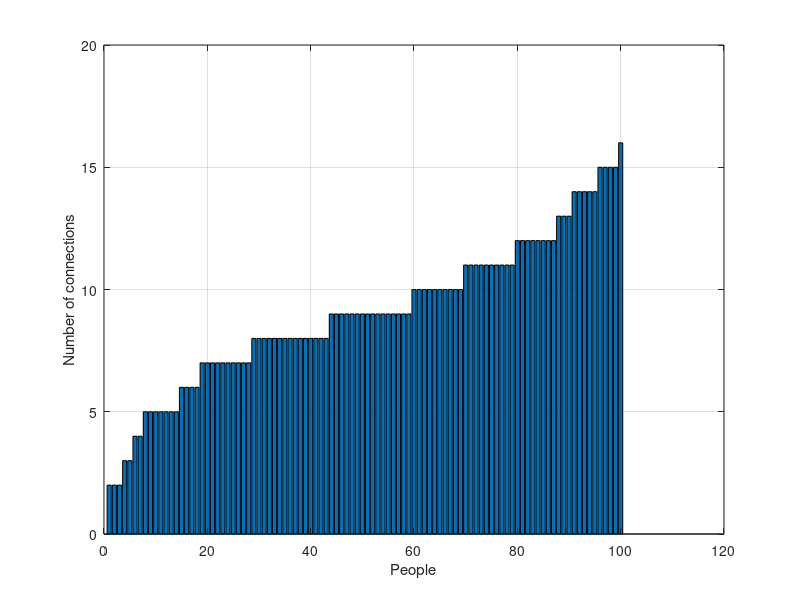

Here is the MATLAB script that generated this plot:
% Name: Irene Chang
% Partner: Elizabeth Cucuzzella 

% 1. Read in the data files
MG = csvread('largeNetwork.dat');

G = MG(:,1); % G is an ordered vector representing the gender of each 
% person in the work.

ncol = size(MG, 2); % number of column of matrix 
nrow = size(MG, 1); %number of row of matrix

M = MG(:,2:ncol); % M represents the social network matrix of every person

% 2.Gender analysis
% find the number of males and females in our network
num_male = numel(find(G==0)); 
num_female = numel(find(G==1));

fprintf("There are %d females and %d males in this group.\n", num_female, num_male)

% 3. Connection analysis

connect_per = sum(M); % number of connections per person

% calculate the most, least, and average number of connections
most = max(connect_per);
least = min(connect_per);
avg = mean(connect_per);
fprintf("The  most  connected  person  has  %d  connections\n", most)
fprintf("The  least  connected  person  has  %d  connections\n", least)
fprintf("On  average,  a  person  has  %1.3f  connections\n", avg)

%4. Visualization

bar(sort(connect_per))
xlabel("People")
ylabel("Number of connections")
grid on


%5. Deviation

%the people that are classified as having high/low number of connections
high_connections = find(connect_per >= (most-2));
low_connections = find(connect_per <= (least+2));

fprintf("The following individuals have a high number of connections -- ")
fprintf("%d, ", high_connections)
fprintf("\n")

fprintf("The following individuals have a low number of connections -- ")
fprintf("%d, ", low_connections)
fprintf("\n")

%6. Female vs Male
female = find(G==1); %people who are female

%%number of connections each female person has
fem_connect = sum(M(female,:),2);

male = find(G==0); %people who are male

%number of connections each male person has
male_connect = sum(M(male,:),2); 

fprintf("The number of connections for females ranges between ")
fprintf("%d and %d, ", min(fem_connect), max(fem_connect))
fprintf("with an average of %1.2f",mean(fem_connect))
fprintf("\n")

fprintf("The number of connections for males ranges between ")
fprintf("%d and %d, ", min(male_connect), max(male_connect))
fprintf("with an average of %1.2f", mean(male_connect))
fprintf("\n")

%7. Six degree of separations
fileID = fopen("largeNetworkNeighbors2.dat","w");
for i=1:nrow
    
    first_degree = find(M(i,:)); % first degree connnections of this person?
    
    % create a variable that in the end will stores all connections of 1st
    % and 2nd degree for each person, set the start value of two_degree to
    % the first_degree value, then concatenate each second_degree together
    two_degree = first_degree; 
    
    % run the loop through all first_degree connections to find
    % second_degree connections and concatenate with two_value
    for j=1:numel(first_degree)
        second_degree = find(M(first_degree(j),:)==1);
        two_degree = [two_degree second_degree];
    end 
    
    % select only unique values of the concatenated array of connections
    % and sort it
    two_degree = sort(unique(two_degree));
    
    %write to file
    fprintf(fileID, "%d,",two_degree(1:numel(two_degree)-1));
    fprintf(fileID, "%d", two_degree(numel(two_degree)));
    fprintf(fileID, "\n");
end

fclose(fileID);